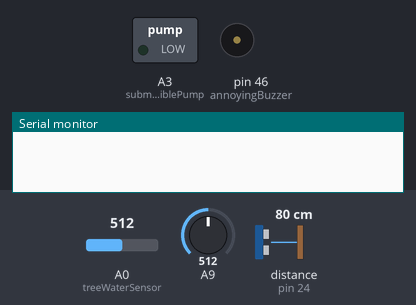
Bench run of a sketch on a simulated Arduino Mega 2560, built with avr-gcc and run on an emulated ATmega2560. Parts: switched loads named in the sketch (green lamp = pin HIGH), buzzer (waves = sounding, pin HIGH), the last lines printed to the serial monitor. Inputs (shaded band) come from the test bench; at power-on: A0 (treeWaterSensor) = 512, distance to the obstacle (sensor on pin 24) 80 cm, A9 = 512. The echo pulse lasts 58.3 µs per cm; pins used as bus, display or sensor lines are not drawn.

Above: at 1.2 s.
1.3 s: A0 (treeWaterSensor) set to 0
At 10.06 s:
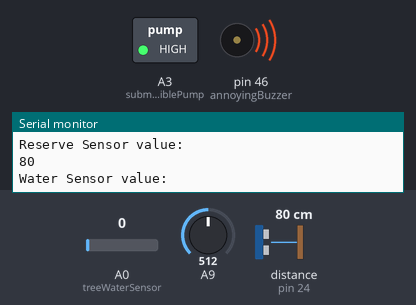
At 10.6 s:
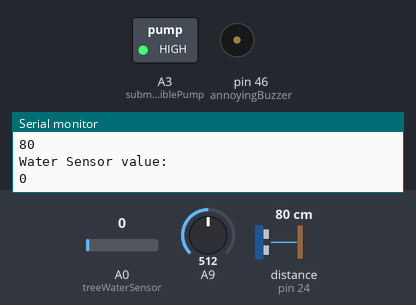
11.7 s: A0 (treeWaterSensor) set to 25
At 20.01 s:
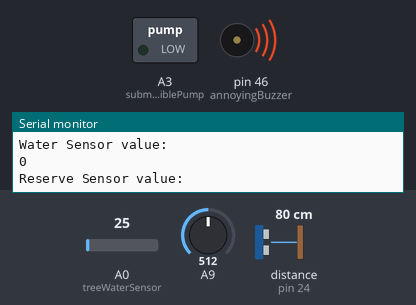
21.5 s: distance to the obstacle (sensor on pin 24) set to 17 cm
31.5 s: distance to the obstacle (sensor on pin 24) set to 14 cm
Timing chart, 0 to 34.0 s (numbered marks = the images above; inputs shaded):
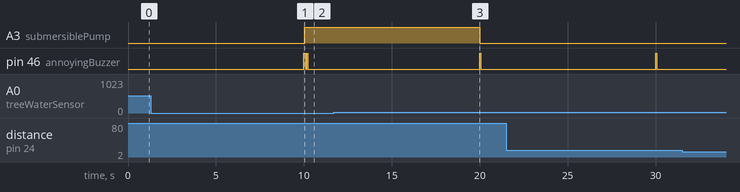

The sketch:

tree_watering_system.ino
```cpp
// This project is for an Automated Christmas Tree Watering System
// I used an Elegoo Mega 2560(Ardunio-like)

// Water Level Detection Module
const int treeWaterSensor = A0;
// Found a 5v submersible pump on Amazon likely used in server cooling systems
// https://www.amazon.com/gp/product/B01LWXV7DE/ref=oh_aui_detailpage_o00_s00?ie=UTF8&psc=1
const int submersiblePump = A3;
// UnltrasonicSensor
const int reserveTankUltrasonicEchoPin = 24;
const int reserveTankUltrasonicTriggerPin = 34;
// Active Buzzer
const int annoyingBuzzer = 46;

int treeWaterSensorValue = 0;

unsigned long previousMillis = 0;
const long interval = 10000;

long duration;
long distance;

void setup()
{
  pinMode(treeWaterSensor, INPUT);
  pinMode(submersiblePump, OUTPUT);
  pinMode(annoyingBuzzer, OUTPUT);
  pinMode(reserveTankUltrasonicEchoPin, INPUT);
  pinMode(reserveTankUltrasonicTriggerPin, OUTPUT);
  Serial.begin(9600);
}

void loop() {
  treeWaterSensorValue = analogRead(treeWaterSensor);
  // Delay without using native delay()
  // This is suggested by many people in Arduino forums
  unsigned long currentMillis = millis();
  if (currentMillis - previousMillis >= interval) {
    previousMillis = currentMillis;
    checkReserveTankLevel();
    checkTreeTankLevel(treeWaterSensorValue);
  }
}

int checkTreeTankLevel(int treeWaterSensorValue){
  Serial.println("Water Sensor value: ");
  Serial.println(analogRead(treeWaterSensorValue));
  if (treeWaterSensorValue < 1) {
    analogWrite(submersiblePump, 255);
    beepNTimes(2);
  } else {
    analogWrite(submersiblePump, LOW);
    digitalWrite(annoyingBuzzer, LOW);
  }
}

int beepNTimes(int n){
  int count = n;
  while(count > 0 )
  {
    digitalWrite(annoyingBuzzer, HIGH);
    delay(50);
    digitalWrite(annoyingBuzzer, LOW);
    delay(50);
    count = count -1;
  }
}

int checkReserveTankLevel(){
  digitalWrite(reserveTankUltrasonicTriggerPin, LOW);
  delayMicroseconds(2);
  digitalWrite(reserveTankUltrasonicTriggerPin, HIGH);
  delayMicroseconds(10);

  digitalWrite(reserveTankUltrasonicTriggerPin, LOW);
  duration = pulseIn(reserveTankUltrasonicEchoPin, HIGH);
  // Some arbitrary calculation to get something close measuring in cm
  distance = duration / 58.2;
  Serial.println("Reserve Sensor value: ");
  Serial.println(distance);
  if (distance > 15) {
    digitalWrite(annoyingBuzzer, HIGH);
    analogWrite(submersiblePump, LOW);
  } else {
    digitalWrite(annoyingBuzzer, LOW);
  }
  delay(50);
}
```

Measured:
- after the input at 1.3 s, A3 (submersiblePump): LOW → HIGH after 8.8 s
- after the input at 11.7 s, A3 (submersiblePump): goes on until 20.0 s, then stays LOW
- after the input at 31.5 s, every drawn part: stays the same
